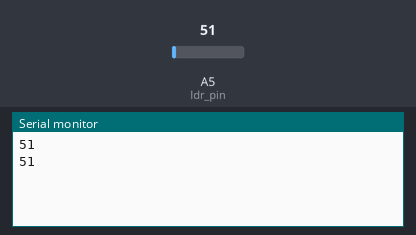
The sketch below on a simulated Arduino Uno, built with avr-gcc and run on an emulated ATmega328P. On the bench: the last lines printed to the serial monitor. The test bench sets the inputs (shaded band); at power-on: A5 (ldr_pin) = 51.

Above: at 3.8 s.
3.9 s: A5 (ldr_pin) set to 61
At 6.6 s:
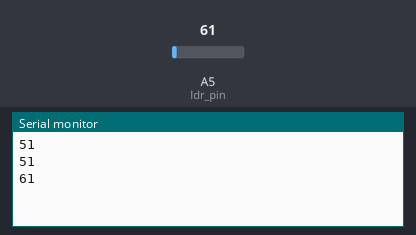
7.8 s: A5 (ldr_pin) set to 71
At 10.1 s:
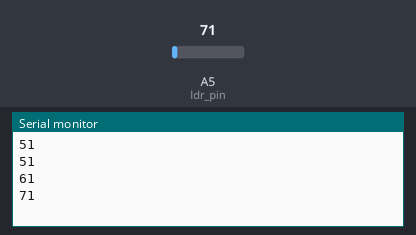
Timing chart, 0 to 11.6 s (numbered marks = the images above; inputs shaded):
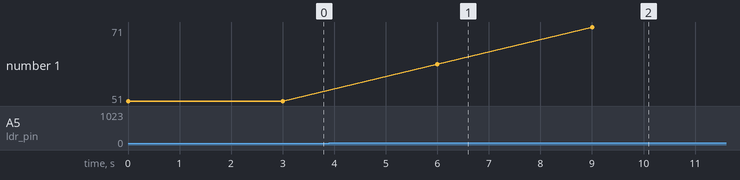

The sketch:

LDR5.ino
```cpp
int ldr_pin = A5, leitura_ldr = 0;

void setup() {
  // put your setup code here, to run once:
Serial.begin(9600);

/**
 * Configurações iniciais sobre os sensores
 * DHT11, LM35, LDR5 e TCRT5000
 */


}

void loop() {
  // put your main code here, to run repeatedly:

  /**
   * Bloco do LDR5
   */

  leitura_ldr = analogRead(ldr_pin);
  Serial.println(leitura_ldr);
  //Serial.print(";");
delay(3000);
}
```

Measured:
- after the input at 3.9 s, the serial monitor: prints a new line after 2.1 s (image 1)
- after the input at 7.8 s, the serial monitor: prints a new line after 1.2 s (image 2)
- plotted number 1: 51 → 61 after the input at 3.9 s, 61 → 71 after the input at 7.8 s
